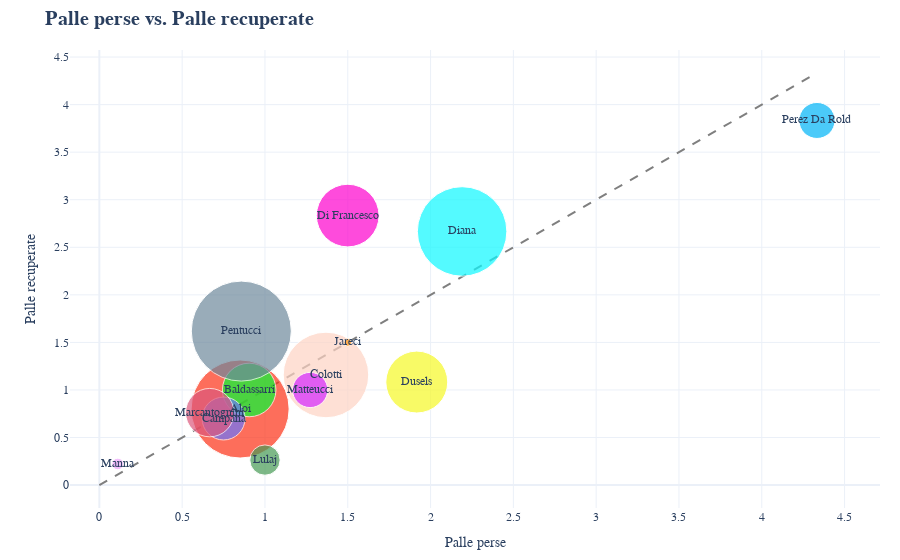

This figure's notebook cell:
### Code cell
import Analytics

import importlib
importlib.reload(Analytics)

# Palle Perse vs Palle recuperate
staty = 'PRec'
descry = 'Palle recuperate'

statx = 'PPer'
descrx = 'Palle perse'

dfx = df[df['event_name']==statx]
dfy = df[df['event_name']==staty]

gx = dfx.groupby('player').count()['event']
players = list(gx.index)
x = list(gx)
y = list(dfy.groupby('player').count()['event'])

fig = Analytics.scatterChart(players, x, y, players_info, descrx, descry, size_on_time=True, show_bisector=True)
fig

### Figure 1 — Plotly figure (JSON) as saved in the notebook; plotly's stock layout.template omitted (floating-point values rounded to 4 significant figures)
{"data": [{"line": {"dash": "dash"}, "marker": {"color": "rgb(127, 127, 127)"}, "mode": "lines", "type": "scatter", "x": [0, 4.333], "y": [0, 4.333]}, {"customdata": ["Partite giocate: 20<br>Minuti medi in campo: 27.0", "Partite giocate: 21<br>Minuti medi in campo: 14.0", "Partite giocate: 20<br>Minuti medi in campo: 11.8", "Partite giocate: 19<br>Minuti medi in campo: 24.8", "Partite giocate: 12<br>Minuti medi in campo: 28.7", "Partite giocate: 21<br>Minuti medi in campo: 23.4", "Partite giocate: 12<br>Minuti medi in campo: 28.4", "Partite giocate: 2<br>Minuti medi in campo: 21.4", "Partite giocate: 19<br>Minuti medi in campo: 8.8", "Partite giocate: 9<br>Minuti medi in campo: 7.1", "Partite giocate: 21<br>Minuti medi in campo: 12.7", "Partite giocate: 11<br>Minuti medi in campo: 17.6", "Partite giocate: 21<br>Minuti medi in campo: 26.2", "Partite giocate: 6<br>Minuti medi in campo: 33.0"], "hovertemplate": "<b>%{text}</b><br>Palle perse: %{x:.1f}<br>Palle recuperate: %{y:.1f}<br>%{customdata}", "marker": {"color": ["#FD3216", "#00FE35", "#6A76FC", "#FED4C4", "#FE00CE", "#0DF9FF", "#F6F926", "#FF9616", "#479B55", "#EEA6FB", "#DC587D", "#D626FF", "#6E899C", "#00B5F7"], "size": [98.05, 53.57, 42.94, 85.52, 62.65, 89.5, 61.92, 7.792, 30.3, 11.6, 48.4, 35.23, 100, 36.03]}, "mode": "markers+text", "name": "", "text": ["Aloi", "Baldassarri", "Campana", "Colotti", "Di Francesco", "Diana", "Dusels", "Jareci", "Lulaj", "Manna", "Marcantognini", "Matteucci", "Pentucci", "Perez Da Rold"], "type": "scatter", "x": [0.85, 0.9048, 0.75, 1.368, 1.5, 2.19, 1.917, 1.5, 1, 0.1111, 0.6667, 1.273, 0.8571, 4.333], "y": [0.8, 1, 0.7, 1.158, 2.833, 2.667, 1.083, 1.5, 0.2632, 0.2222, 0.7619, 1, 1.619, 3.833]}], "layout": {"autosize": true, "font": {"family": "Arial"}, "margin": {"b": 30, "l": 70, "r": 20, "t": 50}, "showlegend": false, "title": {"font": {"size": 20, "weight": 700}, "text": "Palle perse vs. Palle recuperate"}, "xaxis": {"autorange": true, "range": [-0.1477, 4.634], "title": {"text": "Palle perse"}, "type": "linear"}, "yaxis": {"autorange": true, "range": [-0.2407, 4.574], "title": {"text": "Palle recuperate"}, "type": "linear"}}}
